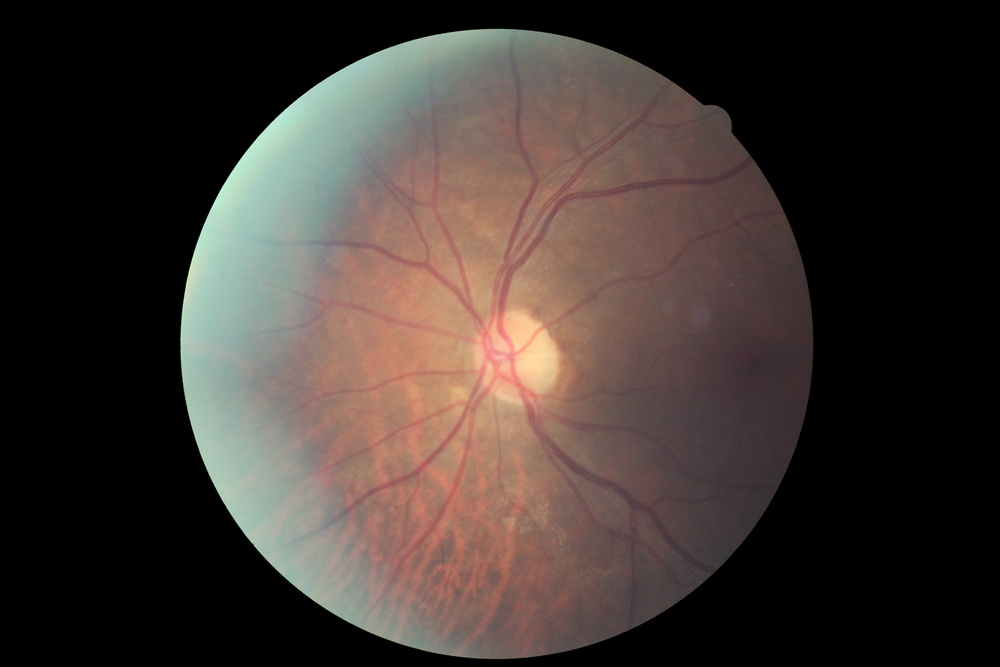
#> input picture DiabeticRetinopathy/10_left.jpeg, 1000 x 667 px, shrunk from 4752 x 3168 before the run; the run also reads 1 picture not shown here
$ python imageMatcher.py   (Python 2 division)   (older library calls are emulated)
#> lines starting #> are read from the running program, lines starting #| are printed output that depends on the picture
__author__ = 'Vamshi'

import cv2

img = cv2.imread('10_left.jpeg', cv2.CV_LOAD_IMAGE_GRAYSCALE);
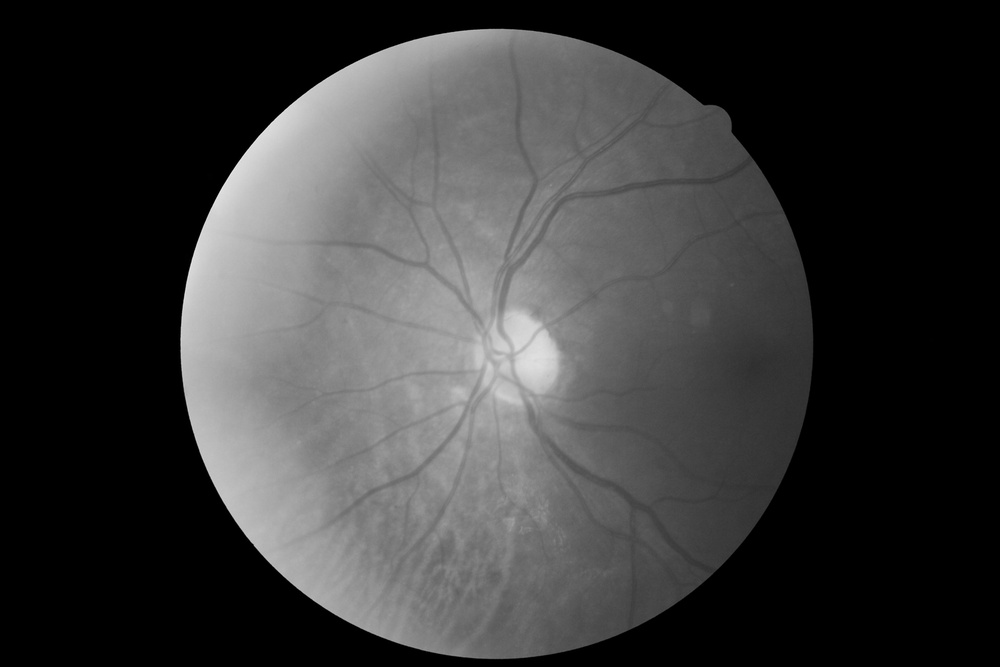
#> img: shape (667, 1000); min 0, max 238, mean 56.9
img2 = cv2.imread('10_left_c.jpeg', cv2.CV_LOAD_IMAGE_GRAYSCALE);

fd = cv2.FeatureDetector_create('ORB')
kpts = fd.detect(img)
#> kpts = 60 keypoints; strongest (x, y, size): (724, 111, 111.1), (723, 110, 92.6), (703, 104, 31), (732, 132, 31)
kpts2 = fd.detect(img2)
#> kpts2 has the same summary as kpts

# Now that we have the keypoints we must describe these points (x,y)
# and match them.
descriptor = cv2.DescriptorExtractor_create("BRIEF")
matcher = cv2.DescriptorMatcher_create("BruteForce-Hamming")


# descriptors (we must describe the points in some way)
k1, d1 = descriptor.compute(img, kpts)
#> k1 has the same summary as kpts
k2, d2 = descriptor.compute(img2, kpts2)
#> k2 has the same summary as kpts

# match the keypoints
matches = matcher.match(d1, d2)
#> matches = 60 matches
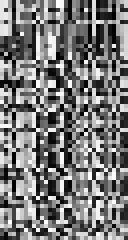
#> d1: shape (60, 32) (shown 4 times larger); min 0, max 255, mean 121

# similarity
print '#matches:', len(matches)
#| #matches: 60
